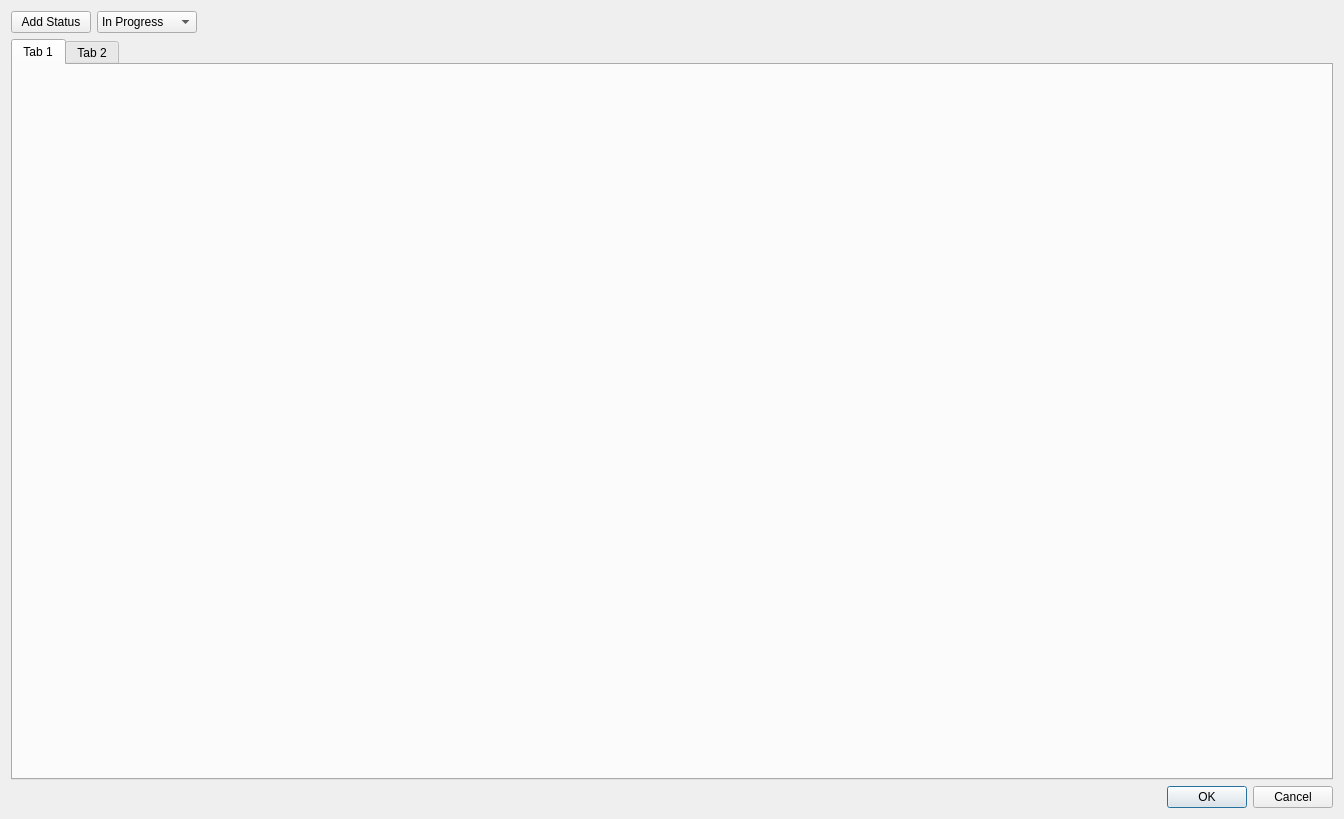
<?xml version="1.0" encoding="UTF-8"?>
<ui version="4.0">
 <class>QmlDesigner::GlobalAnnotationEditorDialog</class>
 <widget class="QDialog" name="QmlDesigner::GlobalAnnotationEditorDialog">
  <property name="geometry">
   <rect>
    <x>0</x>
    <y>0</y>
    <width>1344</width>
    <height>819</height>
   </rect>
  </property>
  <property name="windowTitle">
   <string notr="true">Dialog</string>
  </property>
  <layout class="QVBoxLayout" name="verticalLayout_2">
   <item>
    <widget class="QWidget" name="statusContainer" native="true">
     <layout class="QHBoxLayout" name="horizontalLayout_2">
      <property name="leftMargin">
       <number>0</number>
      </property>
      <property name="topMargin">
       <number>0</number>
      </property>
      <property name="rightMargin">
       <number>0</number>
      </property>
      <property name="bottomMargin">
       <number>0</number>
      </property>
      <item>
       <widget class="QPushButton" name="statusAddButton">
        <property name="sizePolicy">
         <sizepolicy hsizetype="Preferred" vsizetype="Fixed">
          <horstretch>0</horstretch>
          <verstretch>0</verstretch>
         </sizepolicy>
        </property>
        <property name="text">
         <string>Add Status</string>
        </property>
       </widget>
      </item>
      <item>
       <widget class="QComboBox" name="statusComboBox">
        <property name="sizePolicy">
         <sizepolicy hsizetype="Preferred" vsizetype="Fixed">
          <horstretch>0</horstretch>
          <verstretch>0</verstretch>
         </sizepolicy>
        </property>
        <property name="minimumSize">
         <size>
          <width>100</width>
          <height>0</height>
         </size>
        </property>
        <item>
         <property name="text">
          <string>In Progress</string>
         </property>
        </item>
        <item>
         <property name="text">
          <string>In Review</string>
         </property>
        </item>
        <item>
         <property name="text">
          <string>Done</string>
         </property>
        </item>
       </widget>
      </item>
      <item>
       <spacer name="horizontalSpacer">
        <property name="orientation">
         <enum>Qt::Horizontal</enum>
        </property>
        <property name="sizeHint" stdset="0">
         <size>
          <width>40</width>
          <height>20</height>
         </size>
        </property>
       </spacer>
      </item>
     </layout>
    </widget>
   </item>
   <item>
    <widget class="QTabWidget" name="tabWidget">
     <property name="currentIndex">
      <number>0</number>
     </property>
     <property name="movable">
      <bool>true</bool>
     </property>
     <widget class="QWidget" name="tab">
      <attribute name="title">
       <string>Tab 1</string>
      </attribute>
     </widget>
     <widget class="QWidget" name="tab_2">
      <attribute name="title">
       <string>Tab 2</string>
      </attribute>
     </widget>
    </widget>
   </item>
   <item>
    <widget class="QDialogButtonBox" name="buttonBox">
     <property name="focusPolicy">
      <enum>Qt::StrongFocus</enum>
     </property>
     <property name="orientation">
      <enum>Qt::Horizontal</enum>
     </property>
     <property name="standardButtons">
      <set>QDialogButtonBox::Cancel|QDialogButtonBox::Ok</set>
     </property>
    </widget>
   </item>
  </layout>
 </widget>
 <tabstops>
  <tabstop>tabWidget</tabstop>
 </tabstops>
 <resources/>
 <connections>
  <connection>
   <sender>buttonBox</sender>
   <signal>accepted()</signal>
   <receiver>QmlDesigner::GlobalAnnotationEditorDialog</receiver>
   <slot>accept()</slot>
   <hints>
    <hint type="sourcelabel">
     <x>261</x>
     <y>473</y>
    </hint>
    <hint type="destinationlabel">
     <x>157</x>
     <y>274</y>
    </hint>
   </hints>
  </connection>
  <connection>
   <sender>buttonBox</sender>
   <signal>rejected()</signal>
   <receiver>QmlDesigner::GlobalAnnotationEditorDialog</receiver>
   <slot>reject()</slot>
   <hints>
    <hint type="sourcelabel">
     <x>329</x>
     <y>473</y>
    </hint>
    <hint type="destinationlabel">
     <x>286</x>
     <y>274</y>
    </hint>
   </hints>
  </connection>
 </connections>
</ui>
